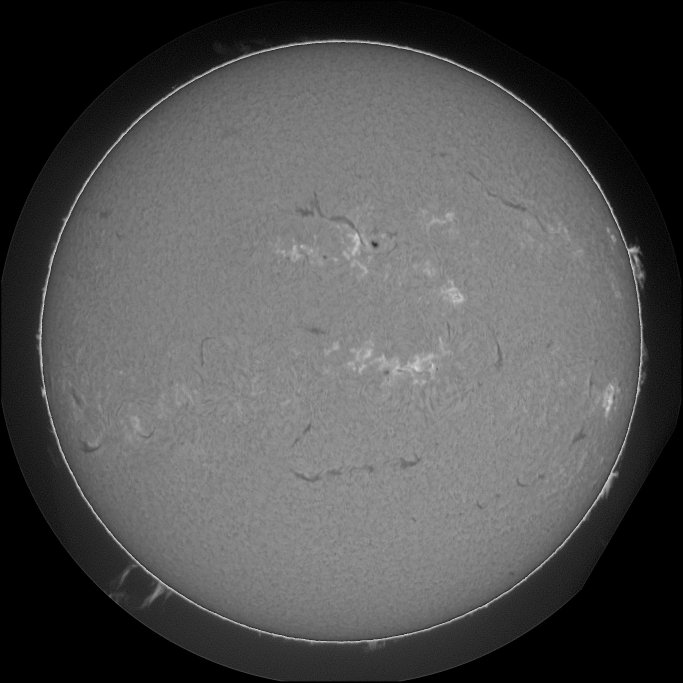
#> input picture samples/20140406195854Bh.jpeg, 2048 x 2048 px (shown at 1/3 size)
$ jupyter execute --allow-errors pipeline_reproduction.ipynb
#> lines starting #> are read from the running program, lines starting #| are printed output that depends on the picture; after the words box and inside, x2 and y2 are one past the last pixel; in counts of white or black regions, pixels touching at a corner belong together
# Solar Filament Segmentation Challenge 2026 — End-to-End Pipeline Reproduction

**Author:** Amit Gunjan (`daydreamerthinks`)
**Affiliation:** Nalanda University, Rajgir, India (`amit.202614029@nalandauniv.edu.in`)
**Repository:** [https://github.com/DayDreamer-commits/solar-filament-segmentation-2026](https://github.com/DayDreamer-commits/solar-filament-segmentation-2026)

This Jupyter notebook illustrates and executes the complete dynamic panoptic segmentation pipeline using **stored pretrained model weights** so that predictions can be reproduced directly without re-training:

1. **Environment & Pretrained Weight Loader (`Release v1.0.0`):** Verifies package versions, automatically downloads all `28` neural `.pt` checkpoints (`6` dense segmentation families $\times$ `4` folds + `4` three-channel `YOLO11m-Seg` folds) and `48` Dual-Anchored LightGBM boosters into `./weights`, and verifies SHA-256 checksums.
2. **Physical Three-Channel Solar Disk Normalization:** Converts `2048 x 2048` GONG H-$\alpha$ observations into disk-percentile intensity ($P_{10}, P_{50}, P_{90}$ inside $R \le 940\text{ px}$), `16 x 16` CLAHE local contrast, and $\sigma = 18\text{ px}$ limb-flattened absorption maps.
3. **Dinkelbach Multi-Annotator Compromise Targets:** Demonstrates how signed-distance-field (`SDF`) compromise contours ($p_0$), pixel agreement ($p_1$), interior Euclidean spines ($p_2$), and `5 px` repulsion seams ($p_3$) eliminate `1-of-K` multi-annotator union halo bloat.
4. **Stored Weight Loading & Dynamic Panoptic Inference:** Loads the pretrained ensemble from `./weights`, executes `src/inference_v4_panoptic.py` end-to-end on the bundled GONG Big Bear H-$\alpha$ observation `samples/20140406195854Bh.jpeg`, and verifies **strict zero-pixel overlap (`overlap_px == 0`)** after exact branch-and-bound Maximum-Weight Independent Set (`MWIS`) packing.
5. **Official Panoptic Quality (`PQ = SQ * RQ`) Evaluation:** Evaluates the reproduced predictions with `scripts/evaluate_official_pq.py` against all $K=3$ independent human annotators and summarizes full `707`-stem Out-Of-Fold performance ($\mathrm{PQ} = 0.4633 \pm 0.0066$).

[cell 1]
import hashlib
import json
import os
import platform
import tarfile
import urllib.request
from pathlib import Path

import cv2
import lightgbm as lgb
import matplotlib.pyplot as plt
import numpy as np
import pandas as pd
import segmentation_models_pytorch as smp
import timm
import torch
import ultralytics
from pycocotools import mask as mu

print(f"Python     : {platform.python_version()}")
print(f"PyTorch    : {torch.__version__} (CUDA available: {torch.cuda.is_available()})")
#> (this line was passed over: torch is not available in this run)
print(f"timm       : {timm.__version__}")
print(f"SMP        : {smp.__version__}")
print(f"Ultralytics: {ultralytics.__version__}")
print(f"LightGBM   : {lgb.__version__}")
print(f"OpenCV     : {cv2.__version__}")

MANIFEST_PATH = Path("./configs/weights_manifest.json")
WEIGHTS_DIR = Path("./weights")


def sha256_of_file(path: Path) -> str:
    h = hashlib.sha256()
    with open(path, "rb") as fp:
        while chunk := fp.read(1 << 20):
            h.update(chunk)
    return h.hexdigest()


def ensure_pretrained_weights(weights_dir: Path = WEIGHTS_DIR, verify_sha256: bool = True) -> Path:
    """Download stored model weights from GitHub Release v1.0.0 if not already cached locally."""
#> called with verify_sha256 = True
    weights_dir.mkdir(parents=True, exist_ok=True)
    manifest = json.loads(MANIFEST_PATH.read_text())
#> (reads configs/weights_manifest.json from the repository)
    for item in manifest["assets"]:
        dst = weights_dir / item["name"]
        need_dl = not dst.exists() or dst.stat().st_size != item["size_bytes"]
        if need_dl:
            print(f"Downloading {item['name']} ({item['size_bytes'] / 1e6:.1f} MB)...")
            urllib.request.urlretrieve(item["url"], dst)
        if verify_sha256:
            digest = sha256_of_file(dst)
            assert digest == item["sha256"], f"SHA256 mismatch for {item['name']}"

    for tname, marker in [
        ("lgbm_boosters_and_config.tar.gz", "ensemble_v4_config.json"),
        ("v3_yolo_and_lgbm_bundle.tar.gz", "v3_selector_fold0.txt"),
    ]:
        tpath = weights_dir / tname
        if tpath.exists() and not (weights_dir / marker).exists():
            with tarfile.open(tpath, "r:gz") as tf:
                tf.extractall(path=weights_dir)

    pt_files = sorted(weights_dir.glob("*.pt"))
    txt_files = sorted(weights_dir.glob("*.txt"))
    print(f"Verified {len(pt_files)} neural .pt checkpoints and {len(txt_files)} LightGBM .txt boosters in ./weights")
    return weights_dir


ensure_pretrained_weights(WEIGHTS_DIR, verify_sha256=True)
#> (the call stopped at in ensure_pretrained_weights, `urllib.request.urlretrieve(item["url"], dst)`: the network is not available in this run)

[cell 2]
# Stage 1: Physical Three-Channel Solar Disk Normalization on GONG H-Alpha Observation
SAMPLE_IMG = Path("./samples/20140406195854Bh.jpeg")
raw_gray = cv2.imread(str(SAMPLE_IMG), cv2.IMREAD_GRAYSCALE)
#> raw_gray is the input picture: shape (2048, 2048); min 0, max 229, mean 82.6
assert raw_gray is not None and raw_gray.shape == (2048, 2048)


def normalize_solar_disk_3ch(gray: np.ndarray) -> np.ndarray:
    """Convert 2048x2048 grayscale H-alpha disk into physical 3-channel float32 tensor in [0, 1]."""
    h, w = gray.shape
#> h = 2048; w = 2048
    yy, xx = np.ogrid[:h, :w]
#> yy = 2048 values from 0 to 2047
    disk_mask = (xx - w / 2.0) ** 2 + (yy - h / 2.0) ** 2 <= 940.0 ** 2
    disk_vals = gray[disk_mask].astype(np.float32)
    p10, p50, p90 = np.percentile(disk_vals, [10.0, 50.0, 90.0])
#> p10 = 85; p50 = 127; p90 = 142
    iqr = max(float(p90 - p10), 1.0)
#> iqr = 57

    ch0 = np.clip((gray.astype(np.float32) - p50) / (2.0 * iqr) + 0.5, 0.0, 1.0)
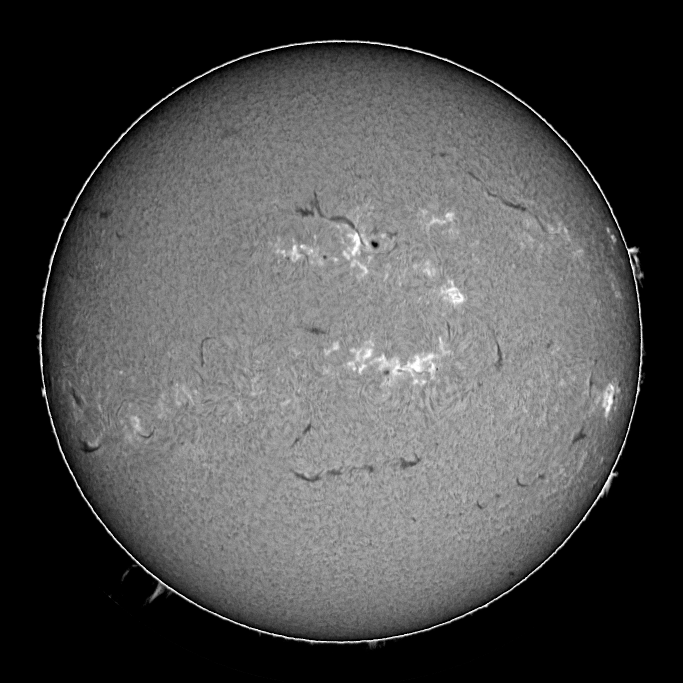
#> ch0: shape (2048, 2048) float32 (shown at 1/3 size); min 0, max 1, mean 0.3
    clahe = cv2.createCLAHE(clipLimit=2.5, tileGridSize=(16, 16))
    ch1 = clahe.apply(gray).astype(np.float32) / 255.0
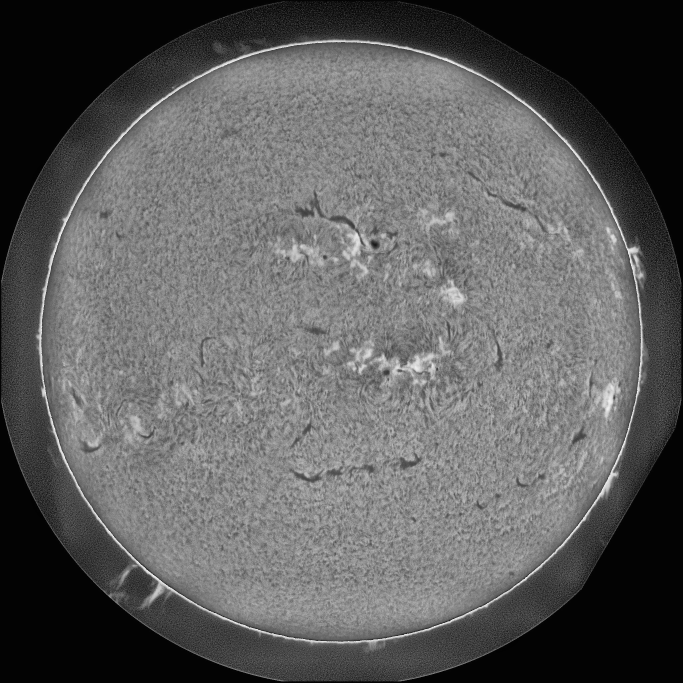
#> ch1: shape (2048, 2048) float32 (shown at 1/3 size); min 0.00392, max 0.976, mean 0.368
    bg = cv2.GaussianBlur(gray.astype(np.float32), (0, 0), sigmaX=18.0, sigmaY=18.0)
    ch2 = np.clip((bg - gray.astype(np.float32)) / iqr + 0.5, 0.0, 1.0)
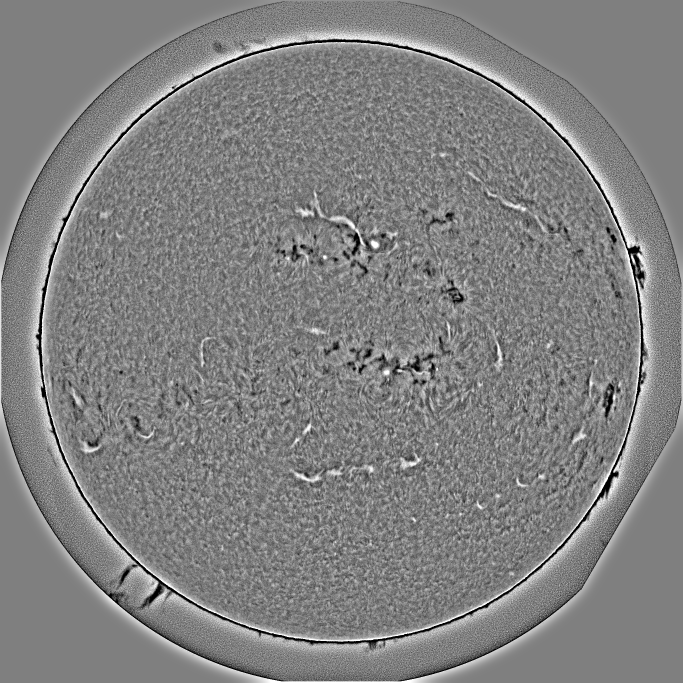
#> ch2: shape (2048, 2048) float32 (shown at 1/3 size); min 0, max 1, mean 0.509
    return np.stack([ch0, ch1, ch2], axis=-1)
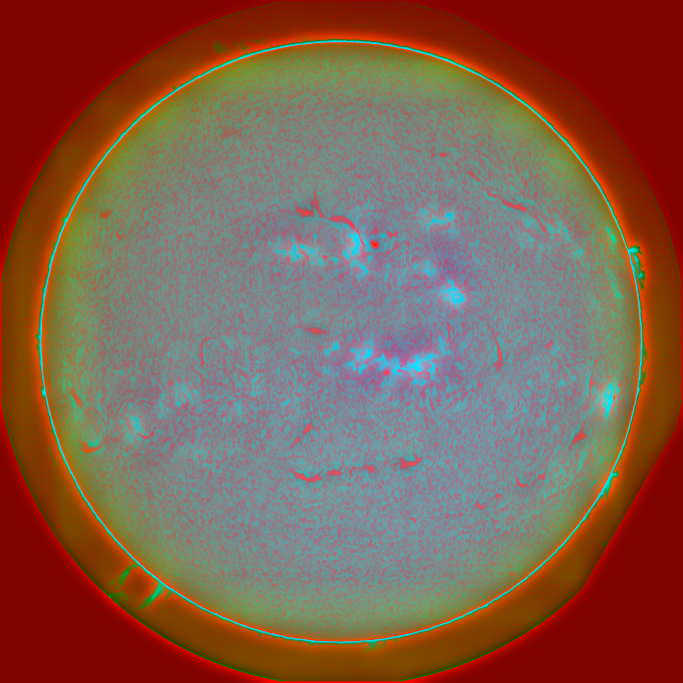
#> returned value: shape (2048, 2048, 3) float32 (shown at 1/3 size); mean of channels 0, 1, 2 0.3, 0.367, 0.509; drawn as B, G, R


norm_3ch = normalize_solar_disk_3ch(raw_gray)
print(f"Normalized tensor shape: {norm_3ch.shape}, dtype: {norm_3ch.dtype}, range: [{norm_3ch.min():.3f}, {norm_3ch.max():.3f}]")
#| Normalized tensor shape: (2048, 2048, 3), dtype: float32, range: [0.000, 1.000]

fig, axes = plt.subplots(1, 4, figsize=(16, 4.2), dpi=130)
titles = [
    "Raw GONG H-Alpha (2048x2048)",
    "Ch 0: Disk Percentile Intensity",
    "Ch 1: 16x16 CLAHE Contrast",
    "Ch 2: Limb-Flattened Absorption (sigma=18)",
]
panels = [raw_gray, norm_3ch[:, :, 0], norm_3ch[:, :, 1], norm_3ch[:, :, 2]]
cmaps = ["gray", "gray", "gray", "magma"]
for ax, img_p, ttl, cm in zip(axes, panels, titles, cmaps):
    ax.imshow(img_p, cmap=cm)
    ax.set_title(ttl, fontsize=9.5, fontweight="bold")
    ax.axis("off")
#> this loop made 4 passes
#> (ttl, cm) on passes 1 to 3: ('Raw GONG H-Alpha (2048x2048)', 'gray'), ('Ch 0: Disk Percentile Intensity', 'gray'), ('Ch 1: 16x16 CLAHE Contrast', 'gray')
#> cm on pass 4: 'magma'
plt.tight_layout()
plt.show()

[cell 3]
# Stage 2: Multi-Annotator Dinkelbach Signed-Distance Compromise vs. Naive 1-of-K Union
SAMPLE_ANN = Path("./samples/sample_annotations_20140406195854Bh.json")
coco_sub = json.loads(SAMPLE_ANN.read_text())
#> (reads samples/sample_annotations_20140406195854Bh.json from the repository)

ann_by_img = {im["id"]: [] for im in coco_sub["images"]}
for an in coco_sub["annotations"]:
    rle = mu.frPyObjects(an["segmentation"], 2048, 2048)
    if isinstance(rle, list):
        rle = mu.merge(rle)
    m = mu.decode(rle).astype(np.uint8)
    if m.sum() > 0:
        ann_by_img[an["image_id"]].append(m)

K_obs = len(ann_by_img)
obs_masks = list(ann_by_img.values())
union_stack = [np.clip(sum(ms), 0, 1).astype(np.float32) for ms in obs_masks]
p1_consensus = sum(union_stack) / float(K_obs)
naive_union = (p1_consensus > 0).astype(np.uint8)

# Cluster cross-annotator instances at IoU >= 0.25 and extract SDF median compromise contours
all_inst = [(k, m) for k, ms in enumerate(obs_masks) for m in ms]
used = [False] * len(all_inst)
comp_instances = []
for i, (ki, mi) in enumerate(all_inst):
    if used[i]:
        continue
    cluster = [(ki, mi)]
    used[i] = True
    for j in range(i + 1, len(all_inst)):
        if used[j]:
            continue
        kj, mj = all_inst[j]
        inter = int((mi & mj).sum())
        if inter > 0 and inter / float((mi | mj).sum()) >= 0.25:
            cluster.append((kj, mj))
            used[j] = True
    # Signed Euclidean distance field average across K_obs
    sdf_sum = np.zeros((2048, 2048), dtype=np.float32)
    present_k = {}
    for kc, mc in cluster:
        present_k[kc] = np.maximum(present_k.get(kc, 0), mc)
    if len(present_k) / float(K_obs) >= 0.35:
        for kc in range(K_obs):
            if kc in present_k:
                mc = present_k[kc]
                pos = cv2.distanceTransform(mc, cv2.DIST_L2, 5)
                neg = cv2.distanceTransform(1 - mc, cv2.DIST_L2, 5)
                sdf_sum += pos - neg
            else:
                sdf_sum -= 4.0
        comp_m = (sdf_sum >= 0.0).astype(np.uint8)
        if comp_m.sum() >= 25:
            comp_instances.append(comp_m)

p0_compromise = np.zeros((2048, 2048), dtype=np.uint8)
p2_spine = np.zeros((2048, 2048), dtype=np.float32)
dil_sum = np.zeros((2048, 2048), dtype=np.uint8)
ker5 = cv2.getStructuringElement(cv2.MORPH_ELLIPSE, (5, 5))
for cm in comp_instances:
    dt = cv2.distanceTransform(cm, cv2.DIST_L2, 5)
    if dt.max() > 0:
        p2_spine = np.maximum(p2_spine, dt / float(dt.max()))
    dil_sum += cv2.dilate(cm, ker5)
    p0_compromise = np.maximum(p0_compromise, cm)
p3_seam = (dil_sum >= 2).astype(np.uint8)
p0_compromise[p3_seam > 0] = 0

bloat_ratio = naive_union.sum() / max(float(p0_compromise.sum()), 1.0)
print(f"Observers K = {K_obs} | Naive 1-of-K Union px: {naive_union.sum():,} | Dinkelbach p0 px: {p0_compromise.sum():,} (Union bloat: {bloat_ratio:.2f}x)")
print(f"Compromise instances retained: {len(comp_instances)} | Repulsion seam p3 pixels: {int(p3_seam.sum()):,}")

# Zoom into active filament belt (520x520 crop)
y0, x0, sz = 430, 660, 520
fig, axes = plt.subplots(1, 4, figsize=(16, 4.2), dpi=130)
crop_bg = cv2.cvtColor(raw_gray[y0:y0+sz, x0:x0+sz], cv2.COLOR_GRAY2RGB)
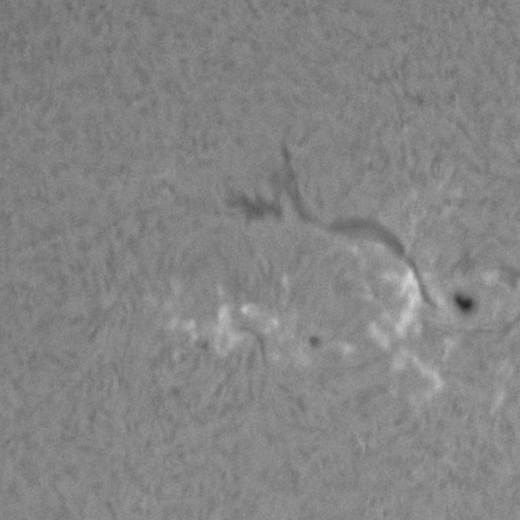
#> crop_bg: shape (520, 520, 3); min 39, max 213, mean 132.5

ov_human = crop_bg.copy()
colors_k = [(239, 68, 68), (245, 158, 11), (6, 182, 212)]
for kc, ms in enumerate(obs_masks):
    for m in ms:
        cnts, _ = cv2.findContours(m[y0:y0+sz, x0:x0+sz], cv2.RETR_EXTERNAL, cv2.CHAIN_APPROX_SIMPLE)
        cv2.drawContours(ov_human, cnts, -1, colors_k[kc % 3], 2)
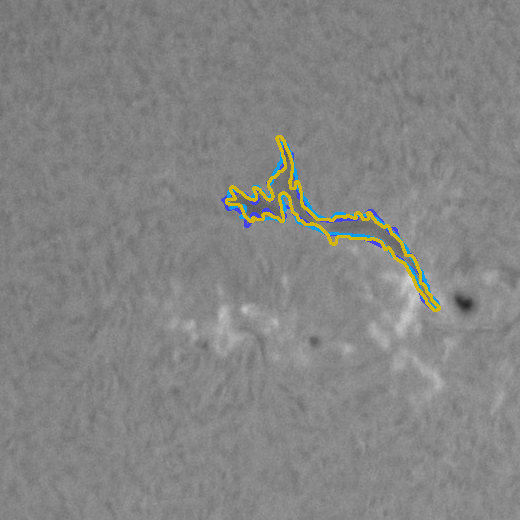
#> ov_human: shape (520, 520, 3); 1.68% of pixels changed, all inside (x1, y1, x2, y2) = (221, 135, 441, 312)

axes[0].imshow(ov_human)
axes[0].set_title("K=3 Human Contours (Zoom)", fontsize=9.5, fontweight="bold")
axes[1].imshow(naive_union[y0:y0+sz, x0:x0+sz], cmap="hot")
axes[1].set_title(f"Naive 1-of-K Union ({bloat_ratio:.2f}x Bloat)", fontsize=9.5, fontweight="bold")

seam_rgb = np.zeros((sz, sz, 3), dtype=np.float32)
seam_rgb[:, :, 1] = p0_compromise[y0:y0+sz, x0:x0+sz]
seam_rgb[:, :, 0] = p3_seam[y0:y0+sz, x0:x0+sz]
axes[2].imshow(seam_rgb)
axes[2].set_title("Dinkelbach p0 (Green) + p3 Seam (Red)", fontsize=9.5, fontweight="bold")
axes[3].imshow(0.5 * p1_consensus[y0:y0+sz, x0:x0+sz] + 0.5 * p2_spine[y0:y0+sz, x0:x0+sz], cmap="viridis")
axes[3].set_title("Consensus p1 + Interior Spine p2", fontsize=9.5, fontweight="bold")
for ax in axes:
    ax.axis("off")
plt.tight_layout()
plt.show()
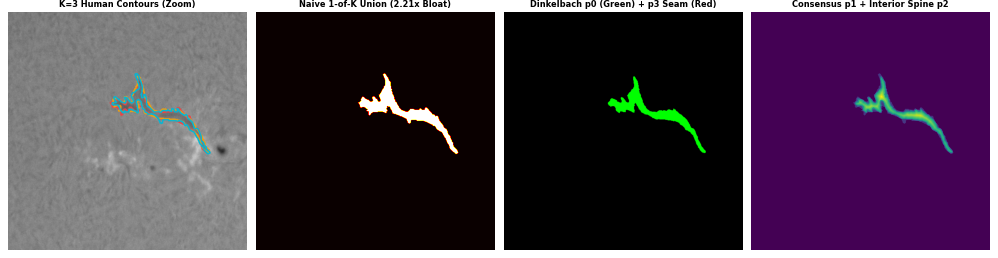
#> figure drawn by matplotlib, 4 panels; B, G, R data is drawn as R, G, B

[cell 4]
# Stages 3-5: Load Stored Pretrained Weights & Run Dynamic End-to-End Panoptic Inference
import subprocess
import sys

ens_cfg = json.loads((WEIGHTS_DIR / "ensemble_v4_config.json").read_text())
#> (reads configs/ensemble_v4_config.json from the repository)
